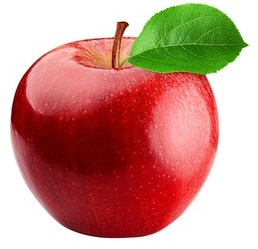
#> input picture Xử-Lý-Ảnh/Image/tao.jpg, 258 x 249 px
$ python DocAnh.py
#> lines starting #> are read from the running program, lines starting #| are printed output that depends on the picture
import cv2
import numpy as np
import pandas as pd
# ĐỌC ẢNH
# Sử dụng bút bi nét đậm, viết tay chỉ 1 chữ số (từ 0 đến 9),
# khoanh vùng chữ số được 1 ảnh, sử dụng ví dụ Paint brush,
# chuẩn hóa ảnh thành ảnh gray, kích thước 28x28(cao 28, rộng 28), ghi lại được 1 ảnh vidu.jpg.
# 1. Sử dụng OpenCV đọc ảnh vidu.jpg được ma trận ảnh I.
I = cv2.imread('Image/tao.jpg')
#> I is the input picture: shape (249, 258, 3); mean B, G, R 134, 145.4, 199.7
# cv2.imshow('Original', I)
Ig = cv2.cvtColor(I, cv2.COLOR_RGB2GRAY)
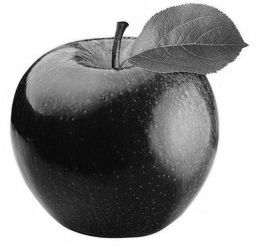
#> Ig: shape (249, 258); min 10, max 255, mean 148.2
Iresize = cv2.resize(Ig, (28, 28), interpolation=cv2.INTER_AREA)
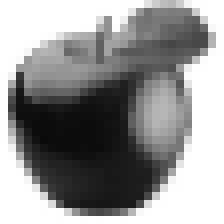
#> Iresize: shape (28, 28) (shown 8 times larger); min 11, max 255, mean 148.2
cv2.imwrite('Vidu.jpg', Iresize)
# cv2.imshow('Vidu', Iresize)

Inew = cv2.imread('Vidu.jpg')
#> Inew: shape (28, 28, 3); min 9, max 255, mean 148.1
IgNew = cv2.cvtColor(Inew, cv2.COLOR_RGB2GRAY)
# print(Inew.shape)
# 2. Chuyển ảnh thành mảng 1 chiều x có 784 phần tử (784=28*28).
arr = np.array([])
for i in IgNew:
    arr = np.append(arr, i)
#> this loop made 28 passes
#> after the loop, arr = 784 values, max 255 at index 0, min 9 at index 453, mean 148.1

print('arr : ', len(arr))
#| arr :  784

# 3. Đọc và hiển thị ảnh từ mảng 1 chiều trên
Iarr = arr.reshape((28, 28))
cv2.imshow('Iarr', Iarr.astype(np.uint8))

# # 4. Đọc và hiển thị ảnh trong file mnist.csv
#> (the run stopped early here; a loop or call above may not have finished)

$ run again, with Xử-Lý-Ảnh/Image/I04.jpg copied over Xử-Lý-Ảnh/Image/tao.jpg
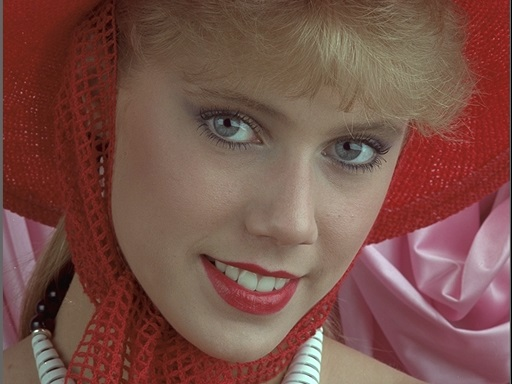
#> input picture Xử-Lý-Ảnh/Image/I04.jpg, 512 x 384 px
#> I is the input picture: shape (384, 512, 3); mean B, G, R 72.7, 80.9, 121.3
#> `Ig = cv2.cvtColor(I, cv2.COLOR_RGB2GRAY)`:
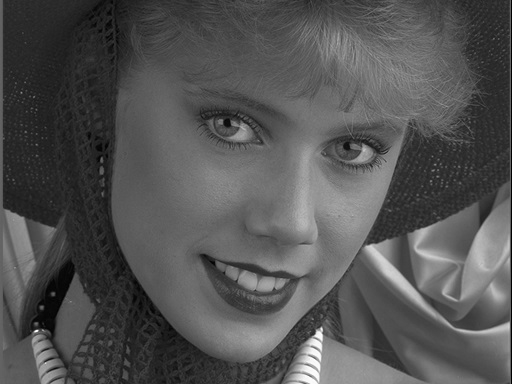
#> Ig: shape (384, 512); min 0, max 253, mean 83
#> `Iresize = cv2.resize(Ig, (28, 28), interpolation=cv2.INTER_AREA)`:
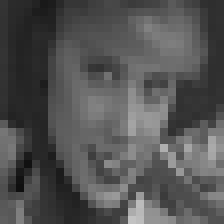
#> Iresize: shape (28, 28) (shown 8 times larger); min 15, max 194, mean 83
#> the loop `for i in IgNew:` made 28 passes
#> after the loop `for i in IgNew:`: arr = 784 values, max 193 at index 772, min 15 at index 618, mean 83.02
#| arr :  784
